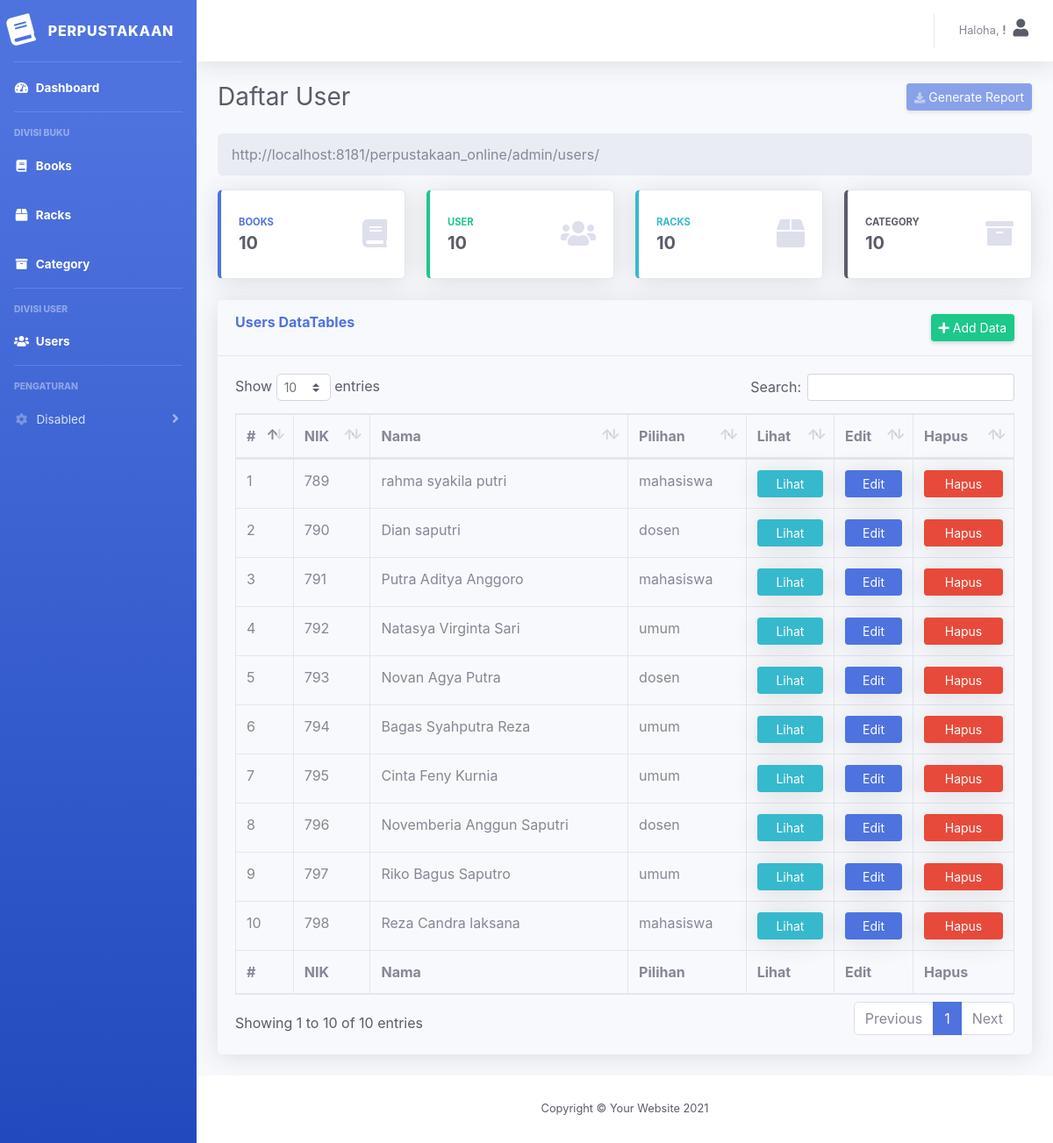
Page /admin/users/index.php on the committed database.
### tables this page shows
CREATE TABLE `user` (
  `id_user` int(100) NOT NULL,
  `nama_user` varchar(100) NOT NULL,
  `alamat_user` text NOT NULL,
  `pilihan` varchar(100) NOT NULL,
  `username_user` varchar(100) NOT NULL,
  `password_user` varchar(100) NOT NULL,
  `email_user` varchar(100) NOT NULL,
  `foto_user` text NOT NULL,
  `ktp_user` text DEFAULT NULL,
  PRIMARY KEY (`id_user`)
);

### admin/templates/users_table.php (the view)
<div class="rounded shadow mb-4">
    <div class="card-header py-3">
        <div class="row">
            <div class="col text-left">
                <h6 class="m-0 font-weight-bold text-primary">Users DataTables</h6>
            </div>
            <div class="col text-right">
                <a href="#" data-toggle="modal" data-target="#addUsersModal" class="btn btn-sm btn-success shadow-sm"><i class="fas fa-plus"></i> Add Data</a>
            </div>
        </div>
    </div>
    <div class="card-body">
        <div class="table-responsive">
            <table class="table table-bordered" id="dataTable" width="100%" cellspacing="0">
                <thead>
                    <tr>
                        <th>#</th>
                        <th>NIK</th>
                        <th>Nama</th>
                        <th>Pilihan</th>
                        <th>Lihat</th>
                        <th>Edit</th>
                        <th>Hapus</th>
                    </tr>
                </thead>
                <tfoot>
                    <tr>
                        <th>#</th>
                        <th>NIK</th>
                        <th>Nama</th>
                        <th>Pilihan</th>
                        <th>Lihat</th>
                        <th>Edit</th>
                        <th>Hapus</th>
                    </tr>
                </tfoot>
                <tbody>
                    <?php
                		$viewUsers = mysqli_query($connect, "SELECT * FROM user") or die(mysql_error());
                		$no = 1;
                		while($data = mysqli_fetch_array($viewUsers)){
                		?>
                		<tr>
                		    <td><?= $no++; ?></td>
                            <td><?= $data['id_user']; ?></td>
                            <td><?= $data['nama_user']; ?></td>
                            <td><?= $data['pilihan']; ?></td>
                            <td><a href="<?= BASEURL ?>/admin/users/view.php?id_user=<?= $data['id_user']; ?>" class="btn btn-info shadow btn-block btn-sm shadow-sm">Lihat</a></td>
                            <td><a href="<?= BASEURL ?>/admin/users/edit.php?id_user=<?= $data['id_user']; ?>" class="btn btn-primary shadow btn-block btn-sm shadow-sm">Edit</a></td>
                            <td><a href="<?= BASEURL ?>/admin/users/delete.php?id_user=<?= $data['id_user']; ?>" class="btn btn-danger shadow btn-block btn-sm shadow-sm">Hapus</a></td>
                        </tr>
            		<?php } ?>
                </tbody>
            </table>
        </div>
    </div>
</div>

### rows in the picture
user: id_user "789", nama_user "rahma syakila putri", pilihan "mahasiswa"
user: id_user "790", nama_user "Dian saputri", pilihan "dosen"
user: id_user "791", nama_user "Putra Aditya Anggoro", pilihan "mahasiswa"
user: id_user "792", nama_user "Natasya Virginta Sari", pilihan "umum"
user: id_user "793", nama_user "Novan Agya Putra", pilihan "dosen"
user: id_user "794", nama_user "Bagas Syahputra Reza", pilihan "umum"
user: id_user "795", nama_user "Cinta Feny Kurnia", pilihan "umum"
user: id_user "796", nama_user "Novemberia Anggun Saputri", pilihan "dosen"
user: id_user "797", nama_user "Riko Bagus Saputro", pilihan "umum"
user: id_user "798", nama_user "Reza Candra laksana", pilihan "mahasiswa"

### other values in the picture
BASEURL "http://localhost:8181/perpustakaan_online"
$countBooksValue "10"
$countUsersValue "10"
$countRacksValue "10"
$countCategoryValue "10"
